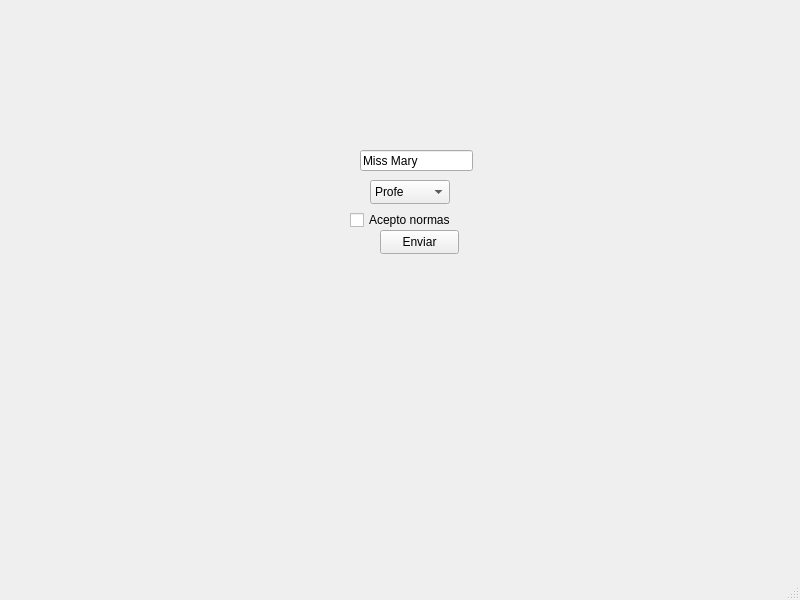
<?xml version="1.0" encoding="UTF-8"?>
<ui version="4.0">
 <class>MainWindow</class>
 <widget class="QMainWindow" name="MainWindow">
  <property name="geometry">
   <rect>
    <x>0</x>
    <y>0</y>
    <width>800</width>
    <height>600</height>
   </rect>
  </property>
  <property name="windowTitle">
   <string>MainWindow</string>
  </property>
  <widget class="QWidget" name="centralwidget">
   <widget class="QLineEdit" name="lineEdit">
    <property name="geometry">
     <rect>
      <x>360</x>
      <y>150</y>
      <width>113</width>
      <height>21</height>
     </rect>
    </property>
    <property name="text">
     <string>Miss Mary</string>
    </property>
   </widget>
   <widget class="QComboBox" name="comboBox">
    <property name="geometry">
     <rect>
      <x>370</x>
      <y>180</y>
      <width>80</width>
      <height>24</height>
     </rect>
    </property>
    <item>
     <property name="text">
      <string>Profe</string>
     </property>
    </item>
    <item>
     <property name="text">
      <string>Alumno</string>
     </property>
    </item>
    <item>
     <property name="text">
      <string>Invitado</string>
     </property>
    </item>
   </widget>
   <widget class="QCheckBox" name="checkBox">
    <property name="geometry">
     <rect>
      <x>350</x>
      <y>210</y>
      <width>111</width>
      <height>20</height>
     </rect>
    </property>
    <property name="text">
     <string>Acepto normas</string>
    </property>
   </widget>
   <widget class="QPushButton" name="pushButton">
    <property name="geometry">
     <rect>
      <x>380</x>
      <y>230</y>
      <width>79</width>
      <height>24</height>
     </rect>
    </property>
    <property name="text">
     <string>Enviar</string>
    </property>
   </widget>
  </widget>
  <widget class="QMenuBar" name="menubar">
   <property name="geometry">
    <rect>
     <x>0</x>
     <y>0</y>
     <width>800</width>
     <height>33</height>
    </rect>
   </property>
  </widget>
  <widget class="QStatusBar" name="statusbar"/>
 </widget>
 <resources/>
 <connections/>
</ui>
